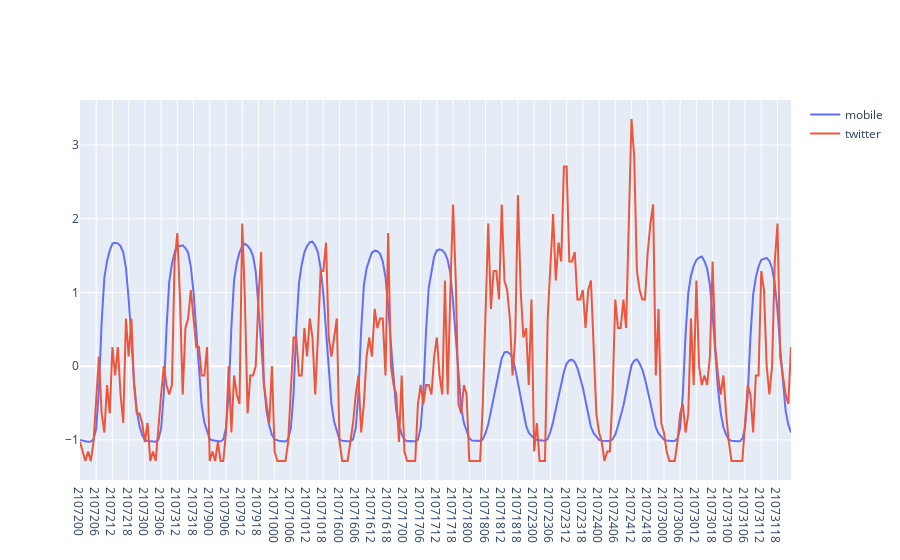

The notebook cell saved with this chart:
### Code cell
import plotly.graph_objects as go
fig = go.Figure(data=[
    go.Scatter(x=x_label_holiday, y=month7_mobile_holiday_flatten_stand, name='mobile'),
    go.Scatter(x=x_label_holiday, y=month7_twitter_holiday_flatten_stand , name="twitter"),
])
fig.show()

### Figure 1 — Plotly figure (JSON) as saved in the notebook; plotly's stock layout.template omitted (floating-point values rounded to 4 significant figures; data arrays with more than 128 entries replaced by an {"elided": "..."} marker saying what was removed)
{"data": [{"name": "mobile", "type": "scatter", "x": {"elided": "264 str values"}, "y": {"elided": "264 float values"}}, {"name": "twitter", "type": "scatter", "x": {"elided": "264 str values"}, "y": {"elided": "264 float values"}}], "layout": {}}
